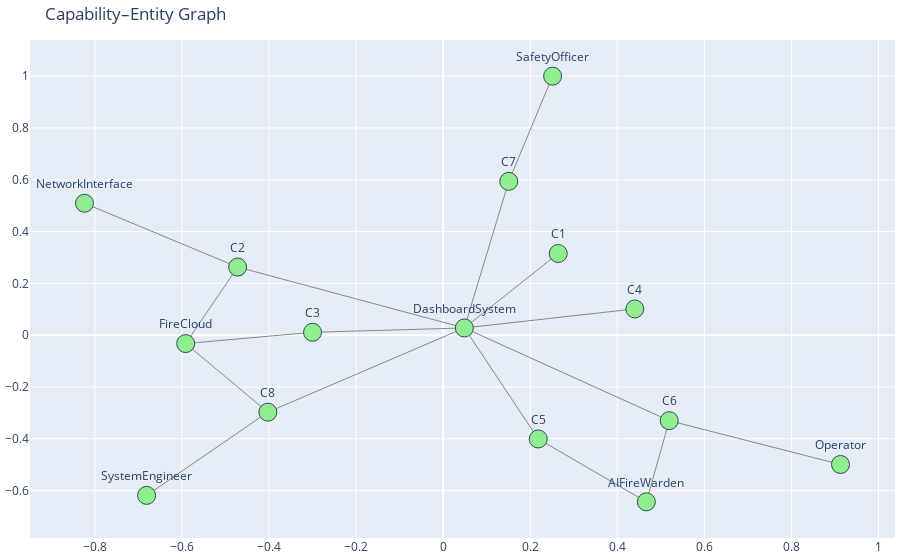

The code cell stored with this chart in its notebook:
### Code cell
# ==========================================
# Cell 3: Capability → Entity Graph
# ==========================================
ent_path = repo_root / 'build' / 'results' / 'mission-control' / 'entities.json'
if not ent_path.exists():
    raise FileNotFoundError(f"Entities file not found at {ent_path} (repo_root={repo_root})")

with ent_path.open() as f:
    data = json.load(f)

bindings = data.get('results', {}).get('bindings', [])
nodes = {}
edges = set()

for b in bindings:
    cap_uri = b.get('capabilityURI', {}).get('value')
    cap_desc = b.get('capabilityDescription', {}).get('value')
    ent_uri = b.get('entityURI', {}).get('value')
    ent_desc = b.get('entityDescription', {}).get('value')

    cap_name = short_from_uri(cap_uri)
    ent_name = short_from_uri(ent_uri)

    if cap_name:
        if cap_name not in nodes:
            nodes[cap_name] = cap_desc
    if ent_name:
        if ent_name not in nodes:
            nodes[ent_name] = ent_desc
    if cap_name and ent_name:
        edges.add((cap_name, ent_name))

G_entities = nx.Graph()
for n, d in nodes.items():
    G_entities.add_node(n, description=d)
for a, b in edges:
    G_entities.add_edge(a, b)

pos = nx.spring_layout(G_entities, seed=42)

# --- Build edge trace ---
edge_x, edge_y = [], []
for u, v in G_entities.edges():
    x0, y0 = pos[u]
    x1, y1 = pos[v]
    edge_x.extend([x0, x1, None])
    edge_y.extend([y0, y1, None])

edge_trace = go.Scatter(
    x=edge_x, y=edge_y, mode='lines',
    line=dict(width=1, color='#888'),
    hoverinfo='none'
)

# --- Build node trace ---
node_x, node_y, hover_text, labels = [], [], [], []
for n in G_entities.nodes():
    x, y = pos[n]
    node_x.append(x)
    node_y.append(y)
    desc = G_entities.nodes[n].get('description') or ''
    hover_text.append(f"{n}<br>{desc}")
    labels.append(n)

node_trace = go.Scatter(
    x=node_x, y=node_y,
    mode='markers+text',
    text=labels,
    textposition='top center',
    hovertext=hover_text,
    hoverinfo='text',
    marker=dict(size=18, color='LightGreen', line=dict(width=1, color='DarkSlateGrey'))
)

fig_entities = go.Figure(
    data=[edge_trace, node_trace],
    layout=go.Layout(
        title='Capability–Entity Graph',
        showlegend=False,
        hovermode='closest',
        margin=dict(b=20, l=5, r=5, t=40)
    )
)

fig_entities.show()

### Figure 1 — Plotly figure (JSON) as saved in the notebook; plotly's stock layout.template omitted (floating-point values rounded to 4 significant figures)
{"data": [{"hoverinfo": "none", "line": {"color": "#888", "width": 1}, "mode": "lines", "type": "scatter", "x": [0.2643, 0.04867, null, 0.04867, 0.1506, null, 0.04867, -0.3002, null, 0.04867, -0.4029, null, 0.04867, 0.4402, null, 0.04867, 0.2184, null, 0.04867, 0.5193, null, 0.04867, -0.4722, null, -0.4722, -0.5916, null, -0.4722, -0.8241, null, -0.5916, -0.4029, null, -0.5916, -0.3002, null, 0.2184, 0.4667, null, 0.4667, 0.5193, null, 0.5193, 0.9128, null, 0.1506, 0.2513, null, -0.4029, -0.6814, null], "y": [0.3153, 0.02788, null, 0.02788, 0.5939, null, 0.02788, 0.01113, null, 0.02788, -0.2973, null, 0.02788, 0.1013, null, 0.02788, -0.4007, null, 0.02788, -0.3301, null, 0.02788, 0.263, null, 0.263, -0.03241, null, 0.263, 0.5093, null, -0.03241, -0.2973, null, -0.03241, 0.01113, null, -0.4007, -0.6435, null, -0.6435, -0.3301, null, -0.3301, -0.4992, null, 0.5939, 1, null, -0.2973, -0.6185, null]}, {"hoverinfo": "text", "hovertext": ["C1<br>Enable view of fire state from specific time points.", "DashboardSystem<br>The Mission Control Dashboard software system.", "C2<br>Constantly fetch live fire and drone updates.", "NetworkInterface<br>Handles data synchronization between dashboard and cloud services.", "FireCloud<br>External service providing fire, drone, and satellite telemetry.", "C3<br>Fetch and visualize new notifications.", "C4<br>Allow adjustment of dashboard color schemes and layouts.", "C5<br>Enable chat-like interface for AI Warden communication.", "AIFireWarden<br>Autonomous AI agent capable of monitoring and suggesting fire management actions.", "C6<br>Permit human approval of AI-generated tasks.", "Operator<br>Tele-operator or control-room staff monitoring and directing fire containment operations.", "C7<br>Display critical alerts by severity with acknowledgment function.", "SafetyOfficer<br>Ensures alerts, communications, and responses comply with safety protocols.", "C8<br>Integrate Fire Cloud telemetry for environment and drone data.", "SystemEngineer<br>Responsible for ensuring system reliability and integration with Fire Cloud and AI Warden."], "marker": {"color": "LightGreen", "line": {"color": "DarkSlateGrey", "width": 1}, "size": 18}, "mode": "markers+text", "text": ["C1", "DashboardSystem", "C2", "NetworkInterface", "FireCloud", "C3", "C4", "C5", "AIFireWarden", "C6", "Operator", "C7", "SafetyOfficer", "C8", "SystemEngineer"], "textposition": "top center", "type": "scatter", "x": [0.2643, 0.04867, -0.4722, -0.8241, -0.5916, -0.3002, 0.4402, 0.2184, 0.4667, 0.5193, 0.9128, 0.1506, 0.2513, -0.4029, -0.6814], "y": [0.3153, 0.02788, 0.263, 0.5093, -0.03241, 0.01113, 0.1013, -0.4007, -0.6435, -0.3301, -0.4992, 0.5939, 1, -0.2973, -0.6185]}], "layout": {"hovermode": "closest", "margin": {"b": 20, "l": 5, "r": 5, "t": 40}, "showlegend": false, "title": {"text": "Capability–Entity Graph"}}}
